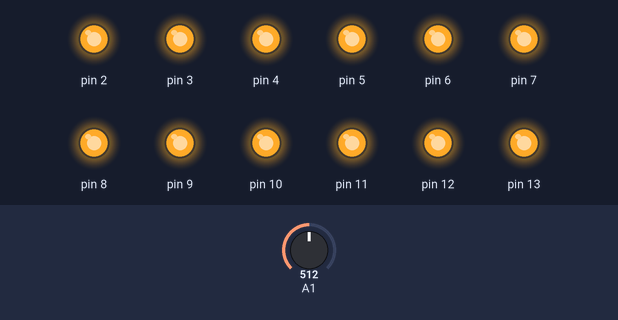
The sketch below on a simulated Arduino Uno, built with avr-gcc and run on an emulated ATmega328P. On the bench: output pins drawn as LEDs (lit = HIGH). The test bench sets the inputs (shaded band); at power-on: A1 = 512.

Above: at 1.2 s.
1.3 s: A1 set to 126
2.8 s: A1 set to 120
At 3.9 s:
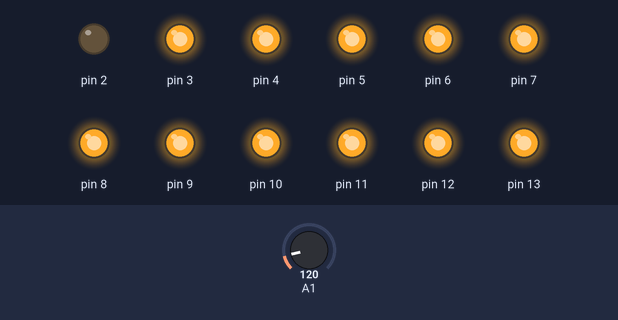
4.3 s: A1 set to 0
At 5.1 s:
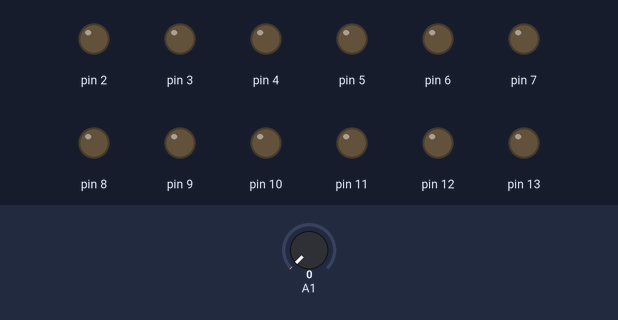
5.8 s: A1 set to 8
7.3 s: A1 set to 12
At 8.5 s:
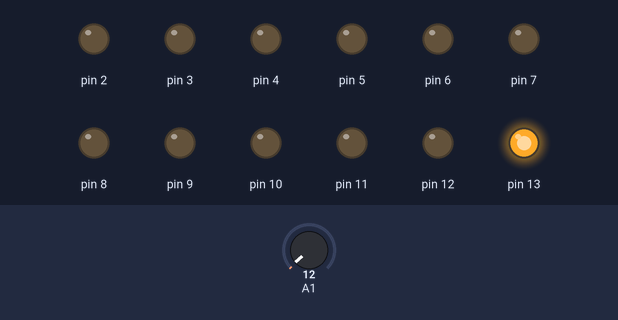
8.8 s: A1 set to 122
At 9.7 s:
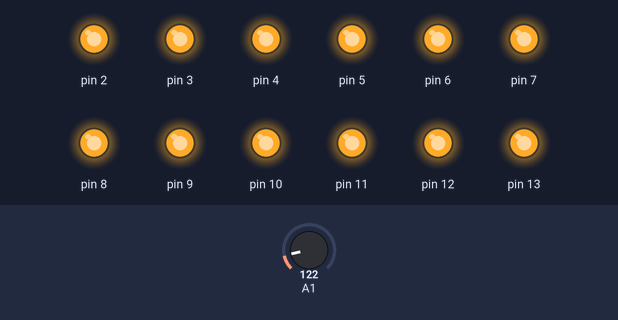
Timing chart, 0 to 11.3 s (numbered marks = the images above; inputs shaded):
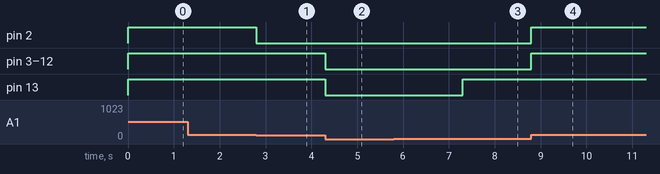

Measured:
- the behaviour switches between 121 and 120 on A1 (found by bisection; images 0 and 1)
- the behaviour switches between 10 and 11 on A1 (found by bisection; images 2 and 3)
- after the input at 1.3 s, every drawn part: stays the same
- after the input at 2.8 s, pin 2: HIGH → LOW at once
- after the input at 4.3 s, pin 3–13: HIGH → LOW at once
- after the input at 5.8 s, every drawn part: stays the same
- after the input at 7.3 s, pin 13: LOW → HIGH at once
- after the input at 8.8 s, pin 2–12: LOW → HIGH at once

The sketch:

Tutorial_led_a_ritmo_di_musica_con_Arduino__Script_Arduino_.ino
```cpp
// Video Tutorial: http://youtu.be/QhdOLAkNWD0
// By EletroLaix

int vm = 10  ;
int s  = 0 ;

void setup() {
  pinMode      (1,   INPUT);
  pinMode      (13, OUTPUT);
  pinMode      (12, OUTPUT);
  pinMode      (11, OUTPUT);
  pinMode      (10, OUTPUT);
  pinMode      (9,  OUTPUT);
  pinMode      (8,  OUTPUT);
  pinMode      (7,  OUTPUT);
  pinMode      (6,  OUTPUT);
  pinMode      (5,  OUTPUT);
  pinMode      (4,  OUTPUT);
  pinMode      (3,  OUTPUT);
  pinMode      (2,  OUTPUT);
}

void loop() {
    s = analogRead(1);
    if ( (vm *1)  <s) {digitalWrite (13 ,HIGH);} else {digitalWrite (13 ,LOW);}
    if ( (vm *2)  <s) {digitalWrite (12 ,HIGH);} else {digitalWrite (12 ,LOW);}
    if ( (vm *3)  <s) {digitalWrite (11 ,HIGH);} else {digitalWrite (11 ,LOW);}
    if ( (vm *4)  <s) {digitalWrite (10 ,HIGH);} else {digitalWrite (10 ,LOW);}
    if ( (vm *5)  <s) {digitalWrite (9  ,HIGH);} else {digitalWrite (9  ,LOW);}
    if ( (vm *6)  <s) {digitalWrite (8  ,HIGH);} else {digitalWrite (8  ,LOW);}
    if ( (vm *7)  <s) {digitalWrite (7  ,HIGH);} else {digitalWrite (7  ,LOW);}
    if ( (vm *8)  <s) {digitalWrite (6  ,HIGH);} else {digitalWrite (6  ,LOW);}
    if ( (vm *9)  <s) {digitalWrite (5  ,HIGH);} else {digitalWrite (5  ,LOW);}
    if ( (vm *10) <s) {digitalWrite (4  ,HIGH);} else {digitalWrite (4  ,LOW);}
    if ( (vm *11) <s) {digitalWrite (3  ,HIGH);} else {digitalWrite (3  ,LOW);}
    if ( (vm *12) <s) {digitalWrite (2  ,HIGH);} else {digitalWrite (2  ,LOW);}
  }
```
